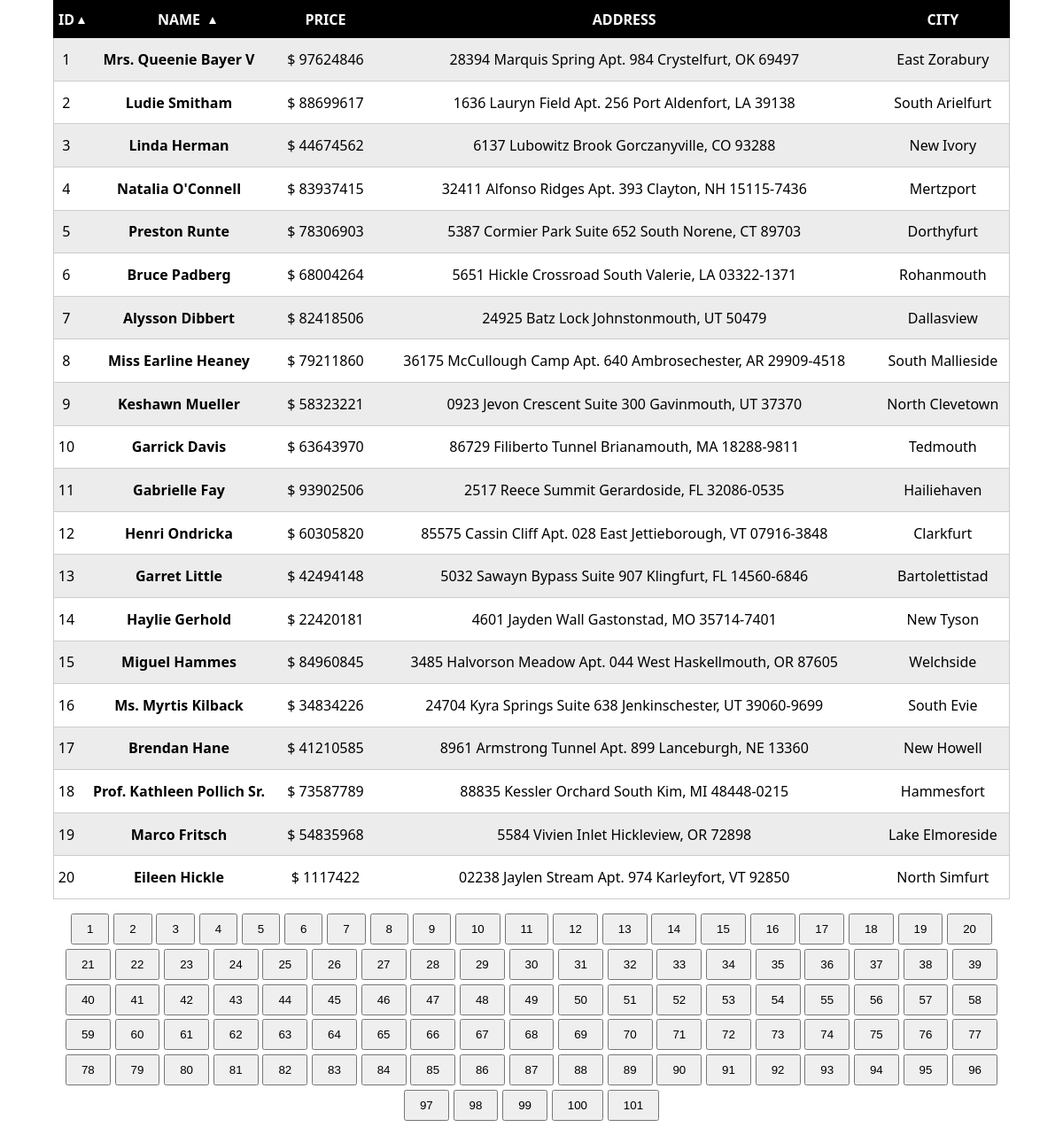
Page /src/views/productsViews.php on the committed database.
### tables this page shows
CREATE TABLE "products" (
	"id"	INTEGER,
	"name"	TEXT,
	"price"	INTEGER,
	"address"	TEXT,
	"city"	TEXT,
	PRIMARY KEY("id" AUTOINCREMENT)
);

### src/database/queries/AllProducts.php (called while the page is built, shortened)
<?php
class AllProducts
{
    public static function numberOfProducts () : int
    {
        try {
            $PDO = Database::connect();
            $query = $PDO->query("SELECT id FROM products;");
            $products = $query->fetchAll(PDO::FETCH_ASSOC);
        } catch (Exception) {}
        return count($products);
    }
}

### src/database/queries/AllProductsSortedByIdLimit.php (called while the page is built, shortened)
<?php
class AllProductsSortedByIdLimit
{
    public static function execute (int $limit = 0, string $order = 'asc') : ?array
    {
        try {
            $PDO = Database::connect();
            if (strtoupper($order) === 'DESC') {
                if ($limit > 0) {
                    $query = $PDO->prepare('SELECT * FROM products ORDER BY id DESC LIMIT :limit;');
                    $query->execute([
                        "limit" => $limit
                    ]);
                } else {
                    $query = $PDO->query('SELECT * FROM products ORDER BY id DESC;');
                }
            } else {
                if ($limit > 0) {
                    $query = $PDO->prepare('SELECT * FROM products ORDER BY id ASC LIMIT :limit;');
                    $query->execute([
                        "limit" => $limit
                    ]);
                } else {
                    $query = $PDO->query('SELECT * FROM products ORDER BY id ASC;');
                }
            }
            return $query->fetchAll(PDO::FETCH_ASSOC);
        } catch (Exception $e) {
        }
    }
}

### src/views/productsViews.php (the view, shortened to what this page needs)
<?php
$products = AllProductsSortedByIdLimit::execute(20);
$productsNumber = AllProducts::numberOfProducts();
if (isset($products)) {
    if (is_array($products) && count($products)) {
        echo '<main>';
        echo '<div class="container">';
        echo '<table>';
        echo '<thead>';
        echo '<tr>';
        echo '<th scope="col"><a class="link-asc" href="/sort?sort-by=id&direction=asc">id</a></th><th scope="col"><a class="link-asc" href="/sort?sort-by=name&direction=asc">name</a></th><th scope="col">price</th><th scope="col">address</th><th scope="col">city</th>';
        echo '</tr>';
        echo '</thead>';
        echo '<tbody>';
        foreach ($products as $product) {
            echo '<tr>';
                echo "<td>{$product['id']}</td><td>{$product['name']}</td><td>\$ {$product['price']}</td><td>{$product['address']}</td><td>{$product['city']}</td>";
            echo '</tr>';
        }
        echo '</tbody>';
        echo '</table>';
        echo '<section id="pagination-section">';
        for ($i = 1 ; $i <= $productsNumber/20 ; $i++) {
            echo "<a class=\"anchor-none-style\" href=\"/products-page?page={$i}\"><button class=\"btn btn-primary\">{$i}</button></a>";
        }
        if (floor($productsNumber/20) < $productsNumber/20) {
            echo "<a class=\"anchor-none-style\" href=\"/products-page?page=" . ceil($productsNumber/20) . "\"><button class=\"btn btn-primary\">" . ceil($productsNumber/20) . "</button></a>";
        }
        echo '</section>';
        echo '</div>';
        echo '</main>';
        $pageContent = ob_get_clean();
    }
}
require_once 'templates' . DIRECTORY_SEPARATOR . 'basicTemplate.php';

### src/views/templates/basicTemplate.php (shortened to what this page needs)
<!DOCTYPE html>
<html lang="en">
<head>
    <link rel="stylesheet" href="css/globals-styles.css">
</head>
<body>
    <?= $pageContent ?? '' ?>
</body>
</html>

### src/public/css/globals-styles.css (style rules this page uses)
html { scroll-behavior: smooth; }
:root { font-family: system-ui, -apple-system, BlinkMacSystemFont, 'Segoe UI', Roboto, Oxygen, Ubuntu, Cantarell, 'Open Sans', 'Helvetica Neue', sans-serif; font-size: 16px; }
body { font-size: 1rem; }
* { margin: 0; padding: 0; }
table { border-collapse: collapse; width: 100%; text-align: center; }
thead { background-color: #000000; color: #fff; }
thead tr th { padding-top: .6rem; padding-bottom: .6rem; text-transform: uppercase; }
thead tr { border-color: #000000; }
table tbody tr:nth-child(odd) { background-color: #ececec; }
table tbody tr td:nth-child(2) { font-weight: 700; }
tr { border: solid 1px #CCC; }
td { padding: .8rem .2rem; }
.container { width: 90%; margin-left: auto; margin-right: auto; }
table thead tr th a:link, table thead tr th a:visited { color: #fff; text-decoration: none; }
table thead tr th a:link { position: relative; }
.link-asc::after { content: ""; background-color: #fff; width: .5rem; height: .5rem; display: inline-block; clip-path: polygon(0% 0%, 100% 0%, 50% 100%); transform: rotate(180deg); position: absolute; top: .5rem; left: 120%; }
#pagination-section { padding: 1rem 0; display: flex; flex-wrap: wrap; gap: .3rem; justify-content: center; align-items: center; }
.btn { padding: .5rem 1rem; }

### rows in the picture
products: id "1", name "Mrs. Queenie Bayer V", price "97624846", address "28394 Marquis Spring Apt. 984 Crystelfurt, OK 69497", city "East Zorabury"
products: id "2", name "Ludie Smitham", price "88699617", address "1636 Lauryn Field Apt. 256 Port Aldenfort, LA 39138", city "South Arielfurt"
products: id "3", name "Linda Herman", price "44674562", address "6137 Lubowitz Brook Gorczanyville, CO 93288", city "New Ivory"
products: id "4", name "Natalia O'Connell", price "83937415", address "32411 Alfonso Ridges Apt. 393 Clayton, NH 15115-7436", city "Mertzport"
products: id "5", name "Preston Runte", price "78306903", address "5387 Cormier Park Suite 652 South Norene, CT 89703", city "Dorthyfurt"
products: id "6", name "Bruce Padberg", price "68004264", address "5651 Hickle Crossroad South Valerie, LA 03322-1371", city "Rohanmouth"
products: id "7", name "Alysson Dibbert", price "82418506", address "24925 Batz Lock Johnstonmouth, UT 50479", city "Dallasview"
products: id "8", name "Miss Earline Heaney", price "79211860", address "36175 McCullough Camp Apt. 640 Ambrosechester, AR 29909-4518", city "South Mallieside"
products: id "9", name "Keshawn Mueller", price "58323221", address "0923 Jevon Crescent Suite 300 Gavinmouth, UT 37370", city "North Clevetown"
products: id "10", name "Garrick Davis", price "63643970", address "86729 Filiberto Tunnel Brianamouth, MA 18288-9811", city "Tedmouth"
products: id "11", name "Gabrielle Fay", price "93902506", address "2517 Reece Summit Gerardoside, FL 32086-0535", city "Hailiehaven"
products: id "12", name "Henri Ondricka", price "60305820", address "85575 Cassin Cliff Apt. 028 East Jettieborough, VT 07916-3848", city "Clarkfurt"
products: id "13", name "Garret Little", price "42494148", address "5032 Sawayn Bypass Suite 907 Klingfurt, FL 14560-6846", city "Bartolettistad"
products: id "14", name "Haylie Gerhold", price "22420181", address "4601 Jayden Wall Gastonstad, MO 35714-7401", city "New Tyson"
products: id "15", name "Miguel Hammes", price "84960845", address "3485 Halvorson Meadow Apt. 044 West Haskellmouth, OR 87605", city "Welchside"
products: id "16", name "Ms. Myrtis Kilback", price "34834226", address "24704 Kyra Springs Suite 638 Jenkinschester, UT 39060-9699", city "South Evie"
products: id "17", name "Brendan Hane", price "41210585", address "8961 Armstrong Tunnel Apt. 899 Lanceburgh, NE 13360", city "New Howell"
products: id "18", name "Prof. Kathleen Pollich Sr.", price "73587789", address "88835 Kessler Orchard South Kim, MI 48448-0215", city "Hammesfort"
products: id "19", name "Marco Fritsch", price "54835968", address "5584 Vivien Inlet Hickleview, OR 72898", city "Lake Elmoreside"
products: id "20", name "Eileen Hickle", price "1117422", address "02238 Jaylen Stream Apt. 974 Karleyfort, VT 92850", city "North Simfurt"

### other values in the picture
ceil($productsNumber/20) "101"
